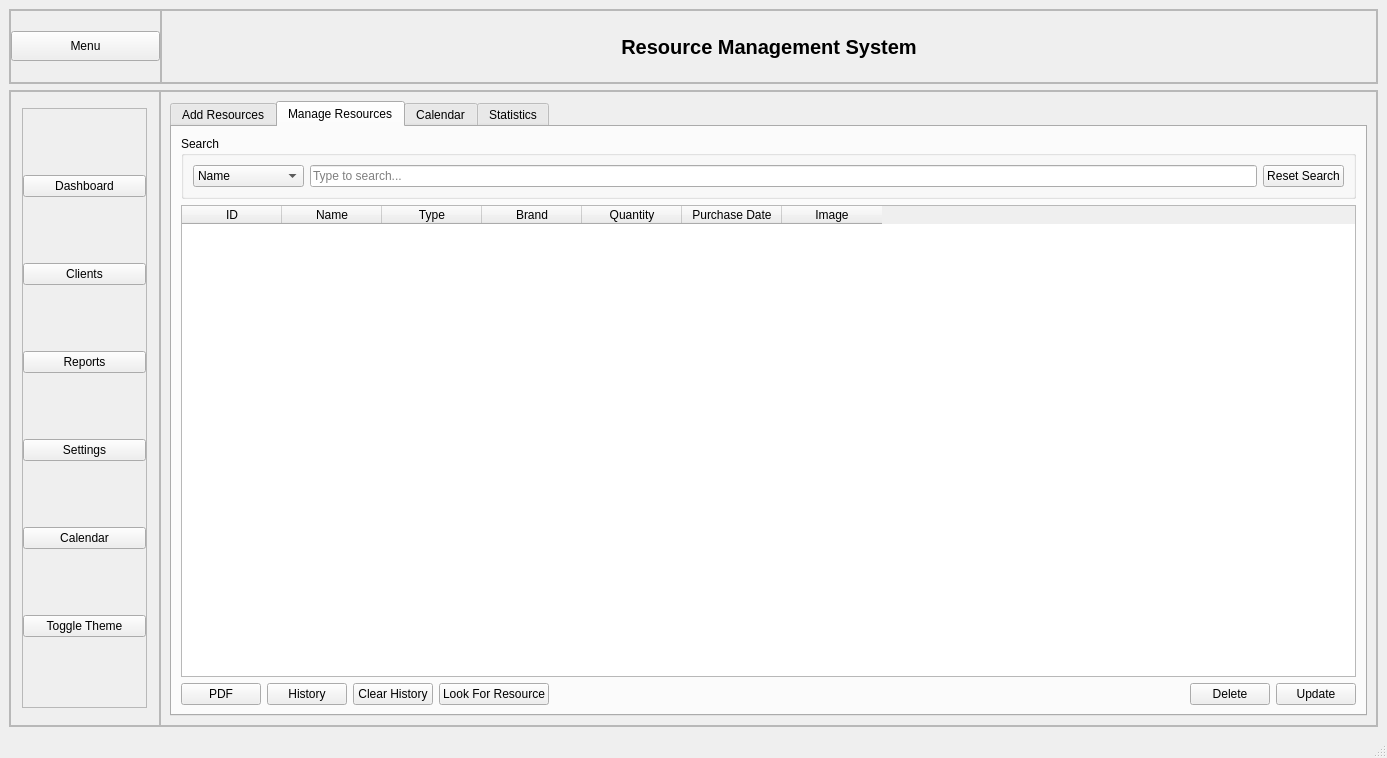
<?xml version="1.0" encoding="UTF-8"?>
<ui version="4.0">
 <class>MainWindow</class>
 <widget class="QMainWindow" name="MainWindow">
  <property name="geometry">
   <rect>
    <x>0</x>
    <y>0</y>
    <width>1387</width>
    <height>758</height>
   </rect>
  </property>
  <property name="sizePolicy">
   <sizepolicy hsizetype="Preferred" vsizetype="Preferred">
    <horstretch>0</horstretch>
    <verstretch>0</verstretch>
   </sizepolicy>
  </property>
  <property name="minimumSize">
   <size>
    <width>0</width>
    <height>600</height>
   </size>
  </property>
  <property name="windowTitle">
   <string>Client Management System</string>
  </property>
  <property name="styleSheet">
   <string notr="true"/>
  </property>
  <widget class="QWidget" name="centralwidget">
   <layout class="QVBoxLayout" name="verticalLayout">
    <item>
     <widget class="QFrame" name="header">
      <property name="sizePolicy">
       <sizepolicy hsizetype="Preferred" vsizetype="Preferred">
        <horstretch>0</horstretch>
        <verstretch>0</verstretch>
       </sizepolicy>
      </property>
      <property name="minimumSize">
       <size>
        <width>0</width>
        <height>75</height>
       </size>
      </property>
      <property name="maximumSize">
       <size>
        <width>16777215</width>
        <height>75</height>
       </size>
      </property>
      <property name="frameShape">
       <enum>QFrame::Shape::StyledPanel</enum>
      </property>
      <property name="frameShadow">
       <enum>QFrame::Shadow::Raised</enum>
      </property>
      <layout class="QHBoxLayout" name="horizontalLayout_2">
       <property name="spacing">
        <number>0</number>
       </property>
       <property name="leftMargin">
        <number>0</number>
       </property>
       <property name="topMargin">
        <number>0</number>
       </property>
       <property name="rightMargin">
        <number>0</number>
       </property>
       <property name="bottomMargin">
        <number>0</number>
       </property>
       <item>
        <widget class="QFrame" name="frame_3">
         <property name="minimumSize">
          <size>
           <width>50</width>
           <height>0</height>
          </size>
         </property>
         <property name="maximumSize">
          <size>
           <width>151</width>
           <height>16777215</height>
          </size>
         </property>
         <property name="frameShape">
          <enum>QFrame::Shape::StyledPanel</enum>
         </property>
         <property name="frameShadow">
          <enum>QFrame::Shadow::Raised</enum>
         </property>
         <layout class="QHBoxLayout" name="horizontalLayout_3">
          <property name="spacing">
           <number>0</number>
          </property>
          <property name="leftMargin">
           <number>0</number>
          </property>
          <property name="topMargin">
           <number>0</number>
          </property>
          <property name="rightMargin">
           <number>0</number>
          </property>
          <property name="bottomMargin">
           <number>0</number>
          </property>
          <item>
           <widget class="QPushButton" name="menuButton">
            <property name="sizePolicy">
             <sizepolicy hsizetype="Preferred" vsizetype="Fixed">
              <horstretch>0</horstretch>
              <verstretch>0</verstretch>
             </sizepolicy>
            </property>
            <property name="minimumSize">
             <size>
              <width>0</width>
              <height>30</height>
             </size>
            </property>
            <property name="maximumSize">
             <size>
              <width>16777215</width>
              <height>30</height>
             </size>
            </property>
            <property name="text">
             <string>Menu</string>
            </property>
            <property name="iconSize">
             <size>
              <width>24</width>
              <height>24</height>
             </size>
            </property>
           </widget>
          </item>
         </layout>
        </widget>
       </item>
       <item>
        <widget class="QFrame" name="frame_5">
         <property name="frameShape">
          <enum>QFrame::Shape::StyledPanel</enum>
         </property>
         <property name="frameShadow">
          <enum>QFrame::Shadow::Raised</enum>
         </property>
         <layout class="QVBoxLayout" name="verticalLayout_4">
          <item>
           <widget class="QLabel" name="label">
            <property name="font">
             <font>
              <pointsize>15</pointsize>
              <bold>true</bold>
             </font>
            </property>
            <property name="text">
             <string>Resource Management System</string>
            </property>
            <property name="alignment">
             <set>Qt::AlignmentFlag::AlignCenter</set>
            </property>
           </widget>
          </item>
         </layout>
        </widget>
       </item>
      </layout>
     </widget>
    </item>
    <item>
     <widget class="QFrame" name="frame_2">
      <property name="frameShape">
       <enum>QFrame::Shape::StyledPanel</enum>
      </property>
      <property name="frameShadow">
       <enum>QFrame::Shadow::Raised</enum>
      </property>
      <layout class="QHBoxLayout" name="horizontalLayout">
       <property name="spacing">
        <number>0</number>
       </property>
       <property name="leftMargin">
        <number>0</number>
       </property>
       <property name="topMargin">
        <number>0</number>
       </property>
       <property name="rightMargin">
        <number>0</number>
       </property>
       <property name="bottomMargin">
        <number>0</number>
       </property>
       <item>
        <widget class="QFrame" name="sideMenu">
         <property name="minimumSize">
          <size>
           <width>150</width>
           <height>0</height>
          </size>
         </property>
         <property name="maximumSize">
          <size>
           <width>150</width>
           <height>16777215</height>
          </size>
         </property>
         <property name="frameShape">
          <enum>QFrame::Shape::StyledPanel</enum>
         </property>
         <property name="frameShadow">
          <enum>QFrame::Shadow::Raised</enum>
         </property>
         <layout class="QVBoxLayout" name="verticalLayout_2">
          <property name="spacing">
           <number>0</number>
          </property>
          <property name="leftMargin">
           <number>0</number>
          </property>
          <property name="topMargin">
           <number>0</number>
          </property>
          <property name="rightMargin">
           <number>0</number>
          </property>
          <property name="bottomMargin">
           <number>0</number>
          </property>
          <item alignment="Qt::AlignmentFlag::AlignHCenter|Qt::AlignmentFlag::AlignVCenter">
           <widget class="QFrame" name="frame_6">
            <property name="minimumSize">
             <size>
              <width>125</width>
              <height>600</height>
             </size>
            </property>
            <property name="maximumSize">
             <size>
              <width>150</width>
              <height>16777215</height>
             </size>
            </property>
            <property name="frameShape">
             <enum>QFrame::Shape::StyledPanel</enum>
            </property>
            <property name="frameShadow">
             <enum>QFrame::Shadow::Raised</enum>
            </property>
            <layout class="QVBoxLayout" name="verticalLayout_3">
             <property name="spacing">
              <number>0</number>
             </property>
             <property name="leftMargin">
              <number>0</number>
             </property>
             <property name="topMargin">
              <number>0</number>
             </property>
             <property name="rightMargin">
              <number>0</number>
             </property>
             <property name="bottomMargin">
              <number>0</number>
             </property>
             <item>
              <widget class="QPushButton" name="pushButton">
               <property name="styleSheet">
                <string notr="true">#label {
    color: white;
    padding: 5px;
    font-size: 15pt;
    font-weight: bold;
    text-shadow: 1px 1px 2px rgba(0, 0, 0, 0.3);
}</string>
               </property>
               <property name="text">
                <string>Dashboard</string>
               </property>
              </widget>
             </item>
             <item>
              <widget class="QPushButton" name="pushButton_2">
               <property name="text">
                <string>Clients</string>
               </property>
              </widget>
             </item>
             <item>
              <widget class="QPushButton" name="pushButton_3">
               <property name="text">
                <string>Reports</string>
               </property>
              </widget>
             </item>
             <item>
              <widget class="QPushButton" name="pushButton_4">
               <property name="text">
                <string>Settings</string>
               </property>
              </widget>
             </item>
             <item>
              <widget class="QPushButton" name="pushButton_5">
               <property name="text">
                <string>Calendar</string>
               </property>
              </widget>
             </item>
             <item>
              <widget class="QPushButton" name="themeButton">
               <property name="text">
                <string>Toggle Theme</string>
               </property>
              </widget>
             </item>
            </layout>
           </widget>
          </item>
         </layout>
        </widget>
       </item>
       <item>
        <widget class="QFrame" name="frame_4">
         <property name="sizePolicy">
          <sizepolicy hsizetype="Expanding" vsizetype="Preferred">
           <horstretch>0</horstretch>
           <verstretch>0</verstretch>
          </sizepolicy>
         </property>
         <property name="frameShape">
          <enum>QFrame::Shape::StyledPanel</enum>
         </property>
         <property name="frameShadow">
          <enum>QFrame::Shadow::Raised</enum>
         </property>
         <layout class="QVBoxLayout" name="verticalLayout_5">
          <item>
           <widget class="QTabWidget" name="tabWidget">
            <property name="currentIndex">
             <number>1</number>
            </property>
            <widget class="QWidget" name="ClientForm">
             <property name="contextMenuPolicy">
              <enum>Qt::ContextMenuPolicy::PreventContextMenu</enum>
             </property>
             <attribute name="title">
              <string>Add Resources</string>
             </attribute>
             <layout class="QGridLayout" name="gridLayout_2">
              <item row="2" column="0">
               <widget class="QLabel" name="label_contact">
                <property name="text">
                 <string>Brand</string>
                </property>
               </widget>
              </item>
              <item row="3" column="2">
               <widget class="QLineEdit" name="quantityLineEdit"/>
              </item>
              <item row="6" column="2">
               <widget class="QPushButton" name="confirmFormButton">
                <property name="text">
                 <string>Add Resource</string>
                </property>
               </widget>
              </item>
              <item row="5" column="1" colspan="2">
               <widget class="QLabel" name="lblImagePreview">
                <property name="text">
                 <string/>
                </property>
               </widget>
              </item>
              <item row="0" column="3" rowspan="7">
               <spacer name="horizontalSpacer">
                <property name="orientation">
                 <enum>Qt::Orientation::Horizontal</enum>
                </property>
                <property name="sizeHint" stdset="0">
                 <size>
                  <width>40</width>
                  <height>20</height>
                 </size>
                </property>
               </spacer>
              </item>
              <item row="3" column="0">
               <widget class="QLabel" name="label_email">
                <property name="text">
                 <string>Quantity</string>
                </property>
               </widget>
              </item>
              <item row="7" column="2">
               <widget class="QPushButton" name="cancelFormButton">
                <property name="text">
                 <string>Cancel</string>
                </property>
               </widget>
              </item>
              <item row="0" column="0">
               <widget class="QLabel" name="label_name">
                <property name="text">
                 <string>Name:</string>
                </property>
               </widget>
              </item>
              <item row="1" column="2">
               <widget class="QComboBox" name="typeComboBox">
                <item>
                 <property name="text">
                  <string>Electronics </string>
                 </property>
                </item>
                <item>
                 <property name="text">
                  <string>Cleaning Supplies</string>
                 </property>
                </item>
                <item>
                 <property name="text">
                  <string>Kitchen Supplies</string>
                 </property>
                </item>
                <item>
                 <property name="text">
                  <string>Stationery </string>
                 </property>
                </item>
               </widget>
              </item>
              <item row="0" column="2">
               <widget class="QLineEdit" name="nameLineEdit"/>
              </item>
              <item row="1" column="0">
               <widget class="QLabel" name="label_sector">
                <property name="text">
                 <string>Type</string>
                </property>
               </widget>
              </item>
              <item row="5" column="0">
               <widget class="QPushButton" name="btnSelectImage">
                <property name="text">
                 <string>Select Image</string>
                </property>
               </widget>
              </item>
              <item row="2" column="2">
               <widget class="QLineEdit" name="brandLineEdit"/>
              </item>
              <item row="4" column="0">
               <widget class="QLabel" name="label_date">
                <property name="text">
                 <string>Purchase Date</string>
                </property>
               </widget>
              </item>
              <item row="4" column="2">
               <widget class="QDateEdit" name="purchaseDateEdit"/>
              </item>
             </layout>
            </widget>
            <widget class="QWidget" name="listClient">
             <attribute name="title">
              <string>Manage Resources</string>
             </attribute>
             <layout class="QVBoxLayout" name="verticalLayout_6">
              <item>
               <widget class="QGroupBox" name="searchGroupBox">
                <property name="title">
                 <string>Search</string>
                </property>
                <layout class="QHBoxLayout" name="searchLayout">
                 <item>
                  <widget class="QComboBox" name="searchColumnComboBox">
                   <item><property name="text"><string>Name</string></property></item>
                   <item><property name="text"><string>Type</string></property></item>
                   <item><property name="text"><string>Brand</string></property></item>
                   <item><property name="text"><string>Quantity</string></property></item>
                   <item><property name="text"><string>Purchase Date</string></property></item>
                  </widget>
                 </item>
                 <item>
                  <widget class="QLineEdit" name="searchLineEdit">
                   <property name="placeholderText">
                    <string>Type to search...</string>
                   </property>
                  </widget>
                 </item>
                 <item>
                  <widget class="QPushButton" name="resetSearchButton">
                   <property name="text">
                    <string>Reset Search</string>
                   </property>
                  </widget>
                 </item>
                </layout>
               </widget>
              </item>
              <item>
               <widget class="QTableWidget" name="tableWidget">
                <property name="styleSheet">
                 <string notr="true"/>
                </property>
                <column>
                 <property name="text">
                  <string>ID</string>
                 </property>
                </column>
                <column>
                 <property name="text">
                  <string>Name</string>
                 </property>
                </column>
                <column>
                 <property name="text">
                  <string>Type</string>
                 </property>
                </column>
                <column>
                 <property name="text">
                  <string>Brand</string>
                 </property>
                </column>
                <column>
                 <property name="text">
                  <string>Quantity</string>
                 </property>
                </column>
                <column>
                 <property name="text">
                  <string>Purchase Date</string>
                 </property>
                </column>
                <column>
                 <property name="text">
                  <string>Image</string>
                 </property>
                </column>
               </widget>
              </item>
              <item>
               <layout class="QHBoxLayout" name="horizontalLayout_4">
                <item>
                 <widget class="QPushButton" name="exportPdfButton">
                  <property name="text">
                   <string>PDF</string>
                  </property>
                 </widget>
                </item>
                <item>
                 <widget class="QPushButton" name="downloadHistoryButton">
                  <property name="text">
                   <string>History</string>
                  </property>
                 </widget>
                </item>
                <item>
                 <widget class="QPushButton" name="clearHistoryButton">
                  <property name="text">
                   <string>Clear History</string>
                  </property>
                 </widget>
                </item>
                <item>
                 <widget class="QPushButton" name="btnLookForResource">
                  <property name="text">
                   <string>Look For Resource</string>
                  </property>
                 </widget>
                </item>
                <item>
                 <spacer name="horizontalSpacer_2">
                  <property name="orientation">
                   <enum>Qt::Orientation::Horizontal</enum>
                  </property>
                  <property name="sizeHint" stdset="0">
                   <size>
                    <width>40</width>
                    <height>20</height>
                   </size>
                  </property>
                 </spacer>
                </item>
                <item>
                 <widget class="QPushButton" name="deleteButton">
                  <property name="text">
                   <string>Delete</string>
                  </property>
                 </widget>
                </item>
                <item>
                 <widget class="QPushButton" name="updateButton">
                  <property name="text">
                   <string>Update</string>
                  </property>
                 </widget>
                </item>
               </layout>
              </item>
             </layout>
            </widget>
            <widget class="QWidget" name="calendarTab">
             <attribute name="title">
              <string>Calendar</string>
             </attribute>
             <layout class="QVBoxLayout" name="verticalLayout_7">
              <item>
               <widget class="QCalendarWidget" name="consultationCalendar">
                <property name="minimumSize">
                 <size>
                  <width>0</width>
                  <height>400</height>
                 </size>
                </property>
                <property name="gridVisible">
                 <bool>true</bool>
                </property>
               </widget>
              </item>
              <item>
               <widget class="QGroupBox" name="calendarDetailsBox">
                <property name="title">
                 <string>Consultation Details</string>
                </property>
                <layout class="QVBoxLayout" name="verticalLayout_8">
                 <item>
                  <widget class="QLabel" name="selectedDateLabel">
                   <property name="text">
                    <string>Selected date: </string>
                   </property>
                   <property name="alignment">
                    <set>Qt::AlignmentFlag::AlignCenter</set>
                   </property>
                  </widget>
                 </item>
                 <item>
                  <widget class="QLabel" name="consultationCountLabel">
                   <property name="text">
                    <string>Consultations: 0</string>
                   </property>
                   <property name="alignment">
                    <set>Qt::AlignmentFlag::AlignCenter</set>
                   </property>
                  </widget>
                 </item>
                 <item>
                  <widget class="QTableView" name="dateConsultationsView">
                   <property name="selectionMode">
                    <enum>QAbstractItemView::SelectionMode::SingleSelection</enum>
                   </property>
                   <property name="selectionBehavior">
                    <enum>QAbstractItemView::SelectionBehavior::SelectRows</enum>
                   </property>
                  </widget>
                 </item>
                </layout>
               </widget>
              </item>
             </layout>
            </widget>
            <widget class="QWidget" name="tab">
             <attribute name="title">
              <string>Statistics</string>
             </attribute>
             <layout class="QVBoxLayout" name="verticalLayoutStats">
              <item>
               <widget class="QGroupBox" name="statsTextGroup">
                <property name="title">
                 <string>Statistical Summary</string>
                </property>
                <layout class="QVBoxLayout" name="verticalLayoutText">
                 <item>
                  <widget class="QChartView" name="chartView" native="true">
                   <property name="sizePolicy">
                    <sizepolicy hsizetype="Expanding" vsizetype="Expanding">
                     <horstretch>0</horstretch>
                     <verstretch>0</verstretch>
                    </sizepolicy>
                   </property>
                  </widget>
                 </item>
                 <item>
                  <widget class="QChartView" name="stackedBarChartView" native="true">
                   <property name="sizePolicy">
                    <sizepolicy hsizetype="Expanding" vsizetype="Expanding">
                     <horstretch>0</horstretch>
                     <verstretch>0</verstretch>
                    </sizepolicy>
                   </property>
                  </widget>
                 </item>
                </layout>
               </widget>
              </item>
              <item>
               <layout class="QHBoxLayout" name="buttonLayout">
                <item>
                 <spacer name="horizontalSpacer2">
                  <property name="orientation">
                   <enum>Qt::Orientation::Horizontal</enum>
                  </property>
                  <property name="sizeHint" stdset="0">
                   <size>
                    <width>40</width>
                    <height>20</height>
                   </size>
                  </property>
                 </spacer>
                </item>
                <item>
                 <widget class="QPushButton" name="refreshStatsButton">
                  <property name="text">
                   <string>Refresh Statistics</string>
                  </property>
                 </widget>
                </item>
               </layout>
              </item>
             </layout>
            </widget>
           </widget>
          </item>
         </layout>
        </widget>
       </item>
      </layout>
     </widget>
    </item>
   </layout>
  </widget>
  <widget class="QStatusBar" name="statusBar"/>
 </widget>
 <customwidgets>
  <customwidget>
   <class>QChartView</class>
   <extends>QWidget</extends>
   <header>QtCharts/QChartView</header>
   <container>1</container>
  </customwidget>
 </customwidgets>
 <resources/>
 <connections/>
</ui>
